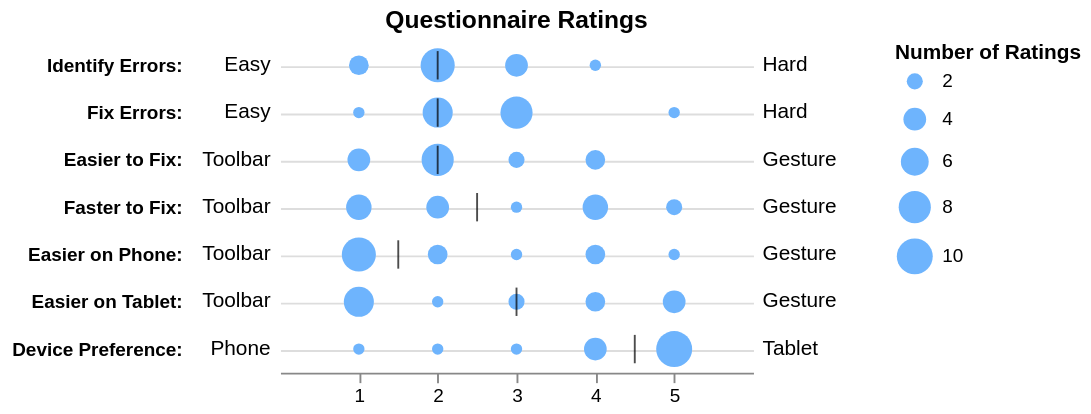

Vega-Lite specification for this chart:
### Vega specification from a JSON file in a GitHub repository (floating-point values rounded to 4 significant figures; data arrays with more than 128 entries replaced by an {"elided": "..."} marker saying what was removed)
{"$schema": "https://vega.github.io/schema/vega/v5.json", "description": "Likert Scale Ratings Distributions and Medians. (Figure 9 from @jhoffswell and @zcliu's ['Interactive Repair of Tables Extracted from PDF Documents on Mobile Devices'](https://idl.cs.washington.edu/files/2019-InteractiveTableRepair-CHI.pdf))", "background": "white", "padding": 5, "width": 250, "height": 175, "title": {"text": "Questionnaire Ratings", "frame": "group"}, "style": "cell", "encode": {"update": {"stroke": {"value": null}}}, "data": [{"name": "medians", "values": [{"name": "Identify Errors:", "median": 2.0, "lo": "Easy", "hi": "Hard"}, {"name": "Fix Errors:", "median": 2, "lo": "Easy", "hi": "Hard"}, {"name": "Easier to Fix:", "median": 2.0, "lo": "Toolbar", "hi": "Gesture"}, {"name": "Faster to Fix:", "median": 2.5, "lo": "Toolbar", "hi": "Gesture"}, {"name": "Easier on Phone:", "median": 1.5, "lo": "Toolbar", "hi": "Gesture"}, {"name": "Easier on Tablet:", "median": 3.0, "lo": "Toolbar", "hi": "Gesture"}, {"name": "Device Preference:", "median": 4.5, "lo": "Phone", "hi": "Tablet"}]}, {"name": "values", "values": {"elided": "170 records"}}, {"name": "data_0", "source": "medians", "transform": [{"type": "filter", "expr": "isValid(datum[\"median\"]) && isFinite(+datum[\"median\"])"}]}, {"name": "data_1", "source": "values", "transform": [{"type": "filter", "expr": "datum.name != 'Toolbar_First'"}, {"type": "filter", "expr": "datum.name != 'Tablet_First'"}, {"type": "filter", "expr": "datum.name != 'Participant ID'"}, {"type": "aggregate", "groupby": ["value", "name"], "ops": ["count"], "fields": [null], "as": ["__count"]}, {"type": "filter", "expr": "isValid(datum[\"value\"]) && isFinite(+datum[\"value\"])"}]}], "marks": [{"name": "layer_0_marks", "type": "symbol", "style": ["circle"], "from": {"data": "data_1"}, "encode": {"update": {"fill": {"value": "#6EB4FD"}, "ariaRoleDescription": {"value": "circle"}, "description": {"signal": "\"value: \" + (format(datum[\"value\"], \"\")) + \"; name: \" + (isValid(datum[\"name\"]) ? datum[\"name\"] : \"\"+datum[\"name\"]) + \"; Number of Ratings: \" + (format(datum[\"__count\"], \"\"))"}, "x": {"scale": "x", "field": "value"}, "y": {"scale": "y", "field": "name"}, "size": {"scale": "size", "field": "__count"}, "shape": {"value": "circle"}}}}, {"name": "layer_1_marks", "type": "rect", "style": ["tick"], "from": {"data": "data_0"}, "encode": {"update": {"opacity": {"value": 0.7}, "fill": {"value": "black"}, "ariaRoleDescription": {"value": "tick"}, "description": {"signal": "\"median: \" + (format(datum[\"median\"], \"\")) + \"; name: \" + (isValid(datum[\"name\"]) ? datum[\"name\"] : \"\"+datum[\"name\"])"}, "xc": {"scale": "x", "field": "median"}, "yc": {"scale": "y", "field": "name"}, "height": {"value": 15}, "width": {"value": 1}}}}, {"name": "layer_2_marks", "type": "text", "style": ["text"], "from": {"data": "medians"}, "encode": {"update": {"align": {"value": "right"}, "fill": {"value": "black"}, "description": {"signal": "\"name: \" + (isValid(datum[\"name\"]) ? datum[\"name\"] : \"\"+datum[\"name\"]) + \"; lo: \" + (isValid(datum[\"lo\"]) ? datum[\"lo\"] : \"\"+datum[\"lo\"])"}, "x": {"value": -5}, "y": {"scale": "y", "field": "name"}, "text": {"signal": "isValid(datum[\"lo\"]) ? datum[\"lo\"] : \"\"+datum[\"lo\"]"}, "baseline": {"value": "middle"}}}}, {"name": "layer_3_marks", "type": "text", "style": ["text"], "from": {"data": "medians"}, "encode": {"update": {"align": {"value": "left"}, "fill": {"value": "black"}, "description": {"signal": "\"name: \" + (isValid(datum[\"name\"]) ? datum[\"name\"] : \"\"+datum[\"name\"]) + \"; hi: \" + (isValid(datum[\"hi\"]) ? datum[\"hi\"] : \"\"+datum[\"hi\"])"}, "x": {"value": 255}, "y": {"scale": "y", "field": "name"}, "text": {"signal": "isValid(datum[\"hi\"]) ? datum[\"hi\"] : \"\"+datum[\"hi\"]"}, "baseline": {"value": "middle"}}}}], "scales": [{"name": "x", "type": "linear", "domain": [0, 6], "range": [0, {"signal": "width"}], "zero": true}, {"name": "y", "type": "point", "domain": {"fields": [{"data": "data_1", "field": "name"}, {"data": "data_0", "field": "name"}, {"data": "medians", "field": "name"}]}, "range": [0, {"signal": "height"}], "padding": 0.5}, {"name": "size", "type": "linear", "domain": {"data": "data_1", "field": "__count"}, "range": [0, 361], "zero": true}], "axes": [{"scale": "y", "orient": "left", "grid": true, "offset": 50, "gridScale": "x", "domain": false, "labels": false, "aria": false, "maxExtent": 0, "minExtent": 0, "ticks": false, "zindex": 0}, {"scale": "x", "orient": "bottom", "grid": false, "values": [1, 2, 3, 4, 5], "labelFlush": true, "labelOverlap": true, "zindex": 0}, {"scale": "y", "orient": "left", "grid": false, "domain": false, "labelFontWeight": "bold", "offset": 50, "ticks": false, "zindex": 0}], "legends": [{"offset": 75, "title": "Number of Ratings", "size": "size", "symbolType": "circle", "encode": {"symbols": {"update": {"fill": {"value": "#6EB4FD"}, "stroke": {"value": "transparent"}}}}}], "config": {"normalizedNumberFormat": ".2%"}}
